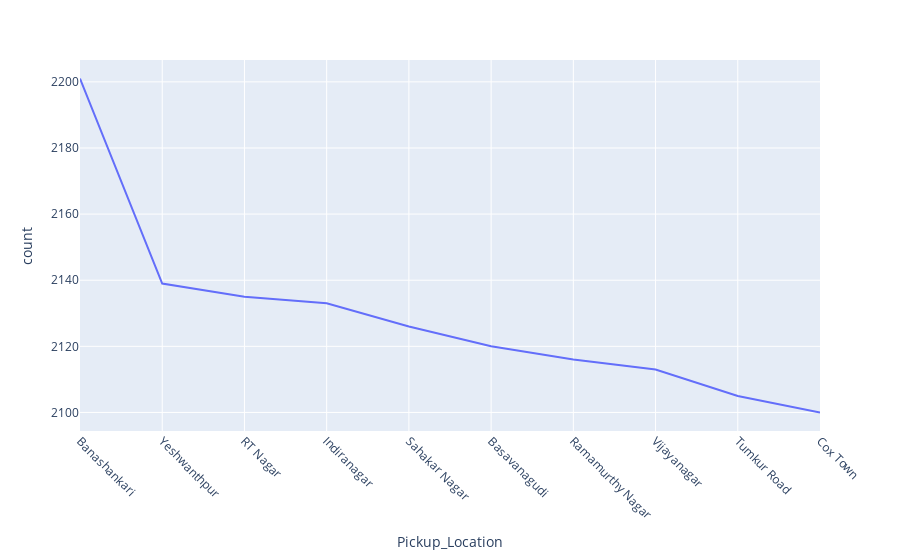

Notebook code cell kept with this figure:
### Code cell
top_pickup_locations =new_df['Pickup_Location'].value_counts().head(10).reset_index().sort_values('count',ascending=False)
top_pickup_locations
fig=px.line(
    top_pickup_locations,
    x=top_pickup_locations['Pickup_Location'],
    y=top_pickup_locations['count']
)

fig.update_xaxes(tickangle=45)

### Figure 1 — Plotly figure (JSON) as saved in the notebook; plotly's stock layout.template omitted (floating-point values rounded to 4 significant figures)
{"data": [{"hovertemplate": "Pickup_Location=%{x}<br>count=%{y}<extra></extra>", "legendgroup": "", "line": {"color": "#636efa", "dash": "solid"}, "marker": {"symbol": "circle"}, "mode": "lines", "name": "", "orientation": "v", "showlegend": false, "type": "scatter", "x": ["Banashankari", "Yeshwanthpur", "RT Nagar", "Indiranagar", "Sahakar Nagar", "Basavanagudi", "Ramamurthy Nagar", "Vijayanagar", "Tumkur Road", "Cox Town"], "xaxis": "x", "y": [2201, 2139, 2135, 2133, 2126, 2120, 2116, 2113, 2105, 2100], "yaxis": "y"}], "layout": {"legend": {"tracegroupgap": 0}, "margin": {"t": 60}, "xaxis": {"anchor": "y", "domain": [0, 1], "tickangle": 45, "title": {"text": "Pickup_Location"}}, "yaxis": {"anchor": "x", "domain": [0, 1], "title": {"text": "count"}}}}
